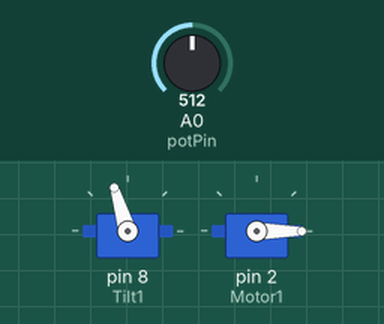
Recording of a sketch running on a simulated Arduino Uno, built with avr-gcc and run on an emulated ATmega328P. On the bench: 2 × servo. Inputs (shaded band) come from the test bench; at power-on: A0 (potPin) = 512. What the sketch prints to the serial monitor is not drawn.

Above: at 0.1 s.
At 4.1 s:
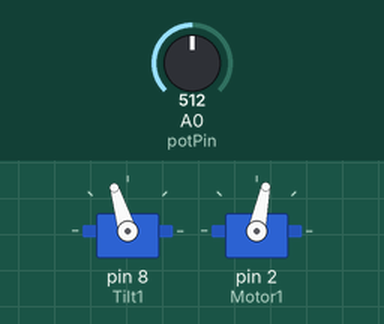
At 10.1 s:
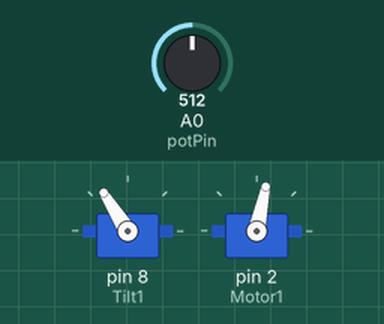
At 18.1 s:
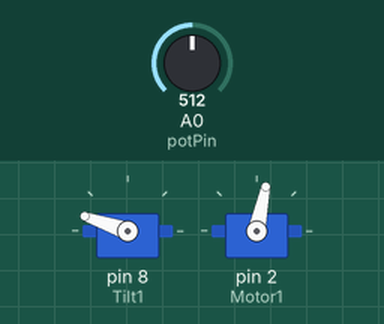
Timing chart, 0 to 23.5 s (numbered marks = the images above):
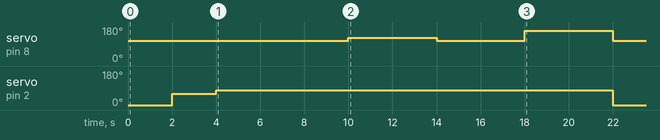

Measured:
- by itself, servo on pin 8 (Tilt1): 107° → 122° at 10.0 s, → 107° 4.0 s later, → 161° 4.0 s later, → 107° 4.0 s later
- by itself, servo on pin 2 (Motor1): 0° → 59° at 2.0 s, → 78° 2.0 s later, → 0° 18.0 s later

The sketch:

Tilt_din_map.ino
```cpp
/*    Universidade Federal de Uberlandia
       Faculdade de Engenharia Mecanica
          Engenharia Mecatrônica
          Realizado em 02/12/2019
/*          Realizar o mapeamento estatico do mecanismo tilt */
//----------------------------------
//    BIBLIOTECAS
//----------------------------------

#include <SPI.h>
#include <Wire.h>
#include <Servo.h>
#include <math.h>

//----------------------------------
//    OBJETOS
//----------------------------------

Servo Tilt1;
Servo Motor1;


//----------------------------------
//    VARIAVEIS GLOBAIS
//----------------------------------

float t_k;
float Ta =0.02;//[segundos]
int potPin = 0;

//----------------------------------
//   VARIAVEL DE COMANDO
//----------------------------------
float pwm=1650;
int i=0;

//----------------------------------
//   VARIAVEL DE ESTADO
//----------------------------------
int tilt_out=0;
float theta_pot=0;
float theta_tilt1=0;
float theta_tilt2=0;

// potenciometro
float coef_ang= 0.2586;
float coef_lin= 47.2534 ;

// tilt 1
// Relacao thetatilt1 thetapot
// Relacao thetatilt1 CAD
// Relacao thetatilt1 PWM

// tilt 2
// Relacao thetatilt2 thetapot
// Relacao thetatilt2 CAD
// Relacao thetatilt2 PWM

float a=0.0000396248925;
float b=-0.2146384032536;
float c=280.8235824934245;
//----------------------------------
//    VOID SETUP
//----------------------------------


void setup() {


  Serial.begin(115200);

  Tilt1.attach(8); //attach the motor
  Motor1.attach(2); //attach the motor

  Tilt1.writeMicroseconds(1650); // Tilt Initialization
  Motor1.writeMicroseconds(1); // Motor Initialization
  delay(2000);

  t_k=millis();
  Motor1.writeMicroseconds(1150); // Motor Initialization
  delay(2000);
  Motor1.writeMicroseconds(1350); // Motor Initialization
  delay(2000);
}

//----------------------------------
//    VOID LOOP
//----------------------------------


void loop() {
   t_k=millis();

   if(i==200){
   pwm=1800;
   saturacaoTilt();
   Tilt1.writeMicroseconds (pwm);
   }
   else if(i==400){
    pwm=1650;
    saturacaoTilt();
    Tilt1.writeMicroseconds (pwm);
    }
   else if(i==600){
    pwm=2350;
    saturacaoTilt();
    Tilt1.writeMicroseconds (pwm);
    }
    else if(i==800){
    pwm=1650;
    saturacaoTilt();
    Tilt1.writeMicroseconds (pwm);
    Motor1.writeMicroseconds (1);
    }

      readSensor();
      printInfo();

   while( (millis()- t_k)/1000 < Ta)
        {
          //Wait for the next amostragem
        }
      i++;
}

//----------------------------------
//    SUBROTINAS
//----------------------------------

void saturacaoTilt(){
  if(pwm > 2200)
  {
    pwm = 2200;
  }
  if(pwm < 1650)
  {
   pwm=1650;
  }
}


void printInfo(){
  Serial.print((millis()/1000.00),5);
  Serial.print("\t ");
  Serial.print(pwm);
  Serial.print("\t ");
  Serial.print(tilt_out);
  Serial.print("\t ");
  Serial.print(theta_pot);
  Serial.print("\t ");
  Serial.print(theta_tilt2);
  Serial.print("\t ");
  Serial.println(   ( (millis()-t_k)/1000.00 )  ,4);

}

void readSensor(){
  tilt_out = analogRead(potPin); // read the value from potentiometer
  theta_pot = tilt_out*coef_ang+coef_lin;


  //theta_tilt1 = pwm2angle(pwm);

  theta_tilt2 = pwm2angle(pwm);

}

float pwm2angle(int pwm){
  return(a*pwm*pwm+b*pwm+c);
}

//
//float cad2angle(float cad){
//  return(coef1_ang*cad+coef1_lin);
//}
//
//float thetaPot2angle(float thetapot){
//  return(coef1_ang*thetapot+coef1_lin);
//}

/*
  if(i==200){
   flag=1;
   pwm=1800;
   saturacao();
   Tilt1.writeMicroseconds (pwm);
   }
   else if(i==400){
    flag=-1;
    pwm=1650;
    saturacao();
    Tilt1.writeMicroseconds (pwm);
    }
   else if(i==600){
    flag=-1;
    pwm=2350;
    saturacao();
    Tilt1.writeMicroseconds (pwm);
    }
    else if(i==800){
    flag=-1;
    pwm=1650;
    saturacao();
    Tilt1.writeMicroseconds (pwm);
    Motor1.writeMicroseconds (1);
    }
    */

    /*


  if(i<700){
   flag=1;
   pwm=pwm+1;
   saturacao();
   Tilt1.writeMicroseconds (pwm);
   }
   else if(i==1400){
    flag=-1;
    pwm=1650;
    saturacao();
    Tilt1.writeMicroseconds (pwm);
    Motor1.writeMicroseconds(1);
    }
   else if(i>700){
    flag=-1;
    pwm=pwm-1;
    saturacao();
    Tilt1.writeMicroseconds (pwm);
    }
     */
```
